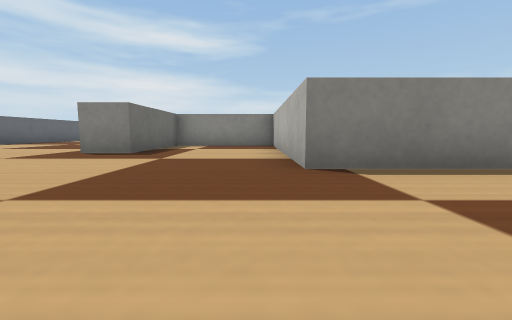
view 1 (above)

17 first-person views from a walk through a robot-simulator world made for Webots. The camera is 0.04 m above the floor, tilts 6° down and sees 90° across. The floor is counted in squares, 0.1 m on a side. Each view is taken from the middle of a square. On the plan, view 1 faces up. The plan holds only what a view shows up to about 9 squares ahead; the rest is blank. The robots in the file are not drawn. Simple shapes and patterns stand in for the simulator's stock objects.

view 2
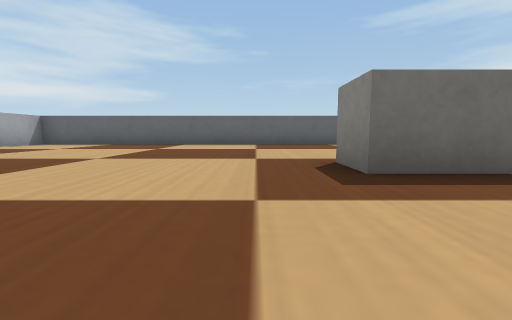

view 3
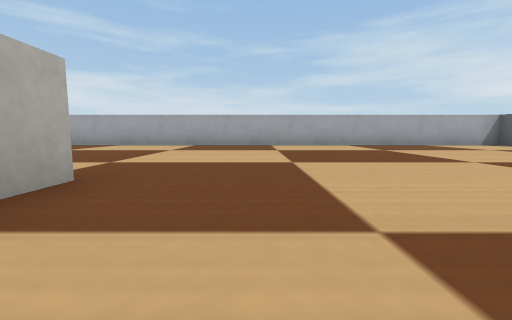

view 4
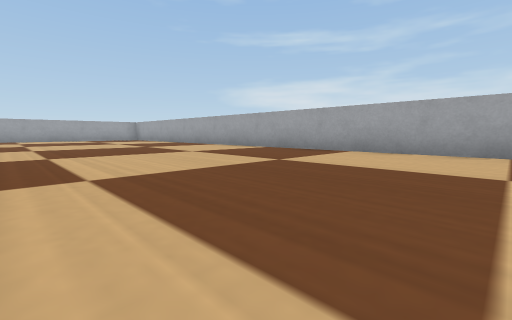

view 5
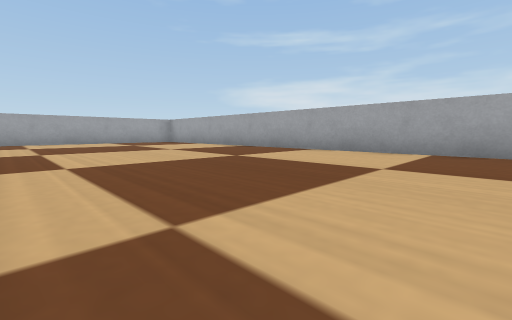

view 6
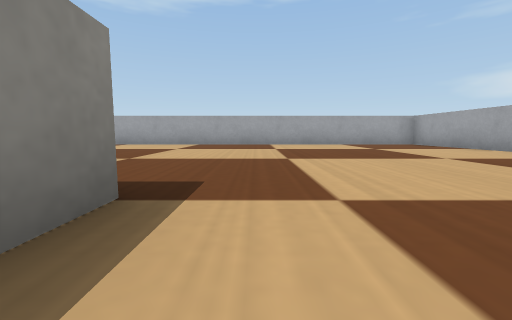

view 7
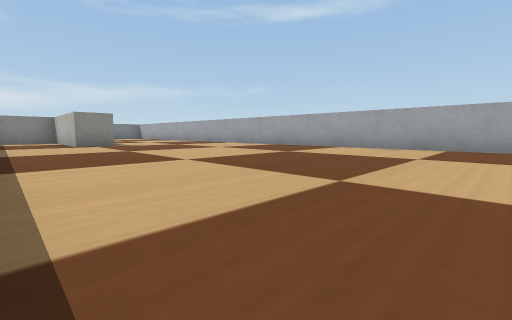

view 8
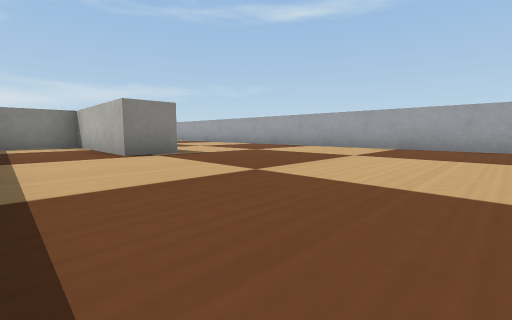

view 9
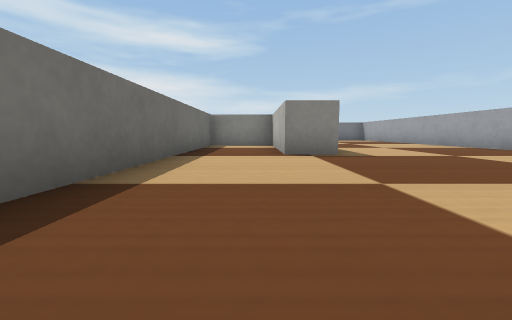

view 10
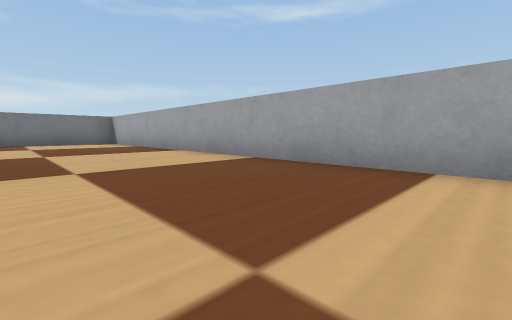

view 11
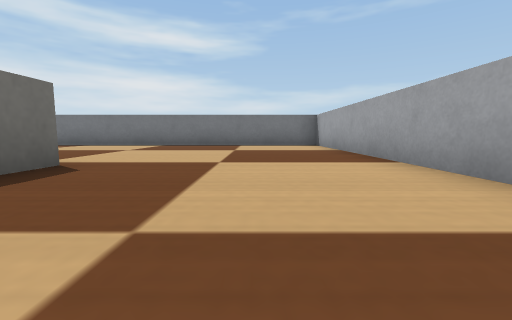

view 12
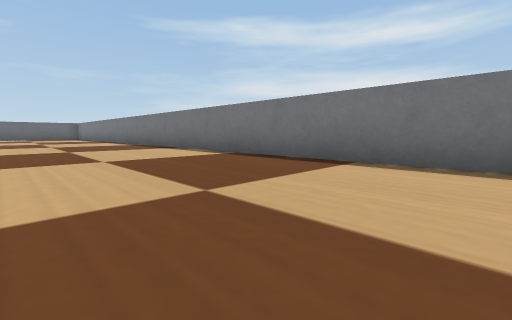

view 13
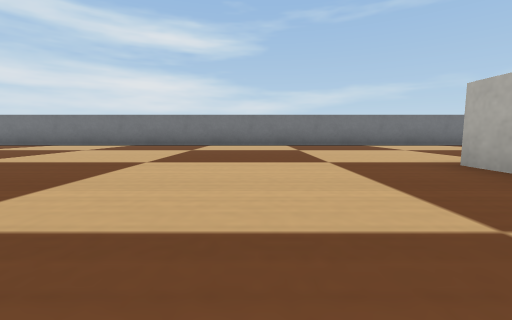

view 14
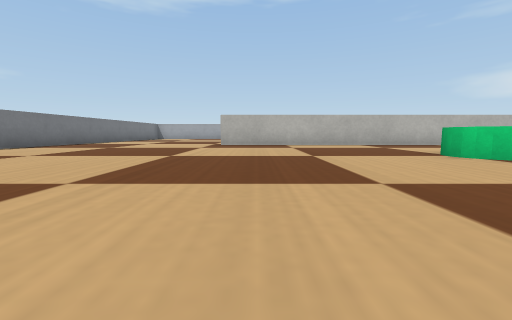

view 15
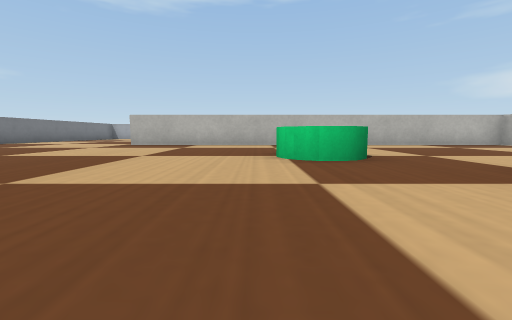

view 16
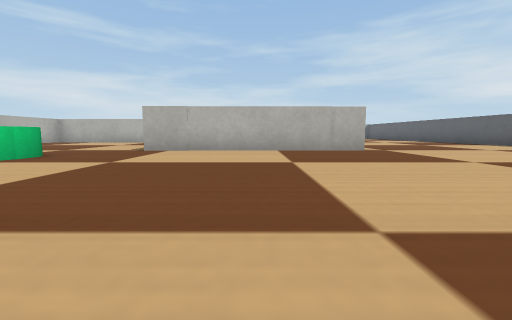

view 17
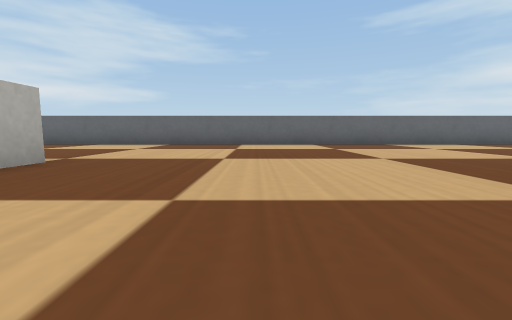

### Floor plan
Points are (right, up) in squares from view 1. A wall is a line through its corners. A room is listed if a view was taken in it or the views show most of it. See-through windows are left out.
Room 1 (views 1, 2, 3, 4, 5, 6, 7, 8, 9, 10, 11, 12, 13, 14, 15, 16, 17)
walls: (0.6, 8.1) (-2.5, 8.1) (-2.5, 5.1) (-3.5, 5.1); (2.9, 2.8) (0.5, 2.8) (0.5, 7.9); (-3.6, 9.2) (1.6, 9.2); (7.1, 3.8) (7.5, 3.8) (7.5, 16.3); (8.6, 2.8) (7.8, 2.8); (11.6, 11.8) (10.5, 11.8) (10.5, 15.4) (8.5, 15.4) (8.5, 8.4); (11.6, 16.3) (11.6, 15.4); (-9, 21) (-9, -3.5) (16, -3.5) (16, 21.5) (-3.5, 21.5)
objects: green cylinder (3, 10) to (4, 11)

Where each view was taken, in squares from view 1:
view 1: 0 up, 0 right, facing up
view 2: 4 up, 0 right, facing left
view 3: 5 up, 1 left, facing down
view 4: 2 up, 1 right, facing down-right
view 5: 2 up, 5 right, facing down-right
view 6: 2 up, 7 right, facing right
view 7: 3 up, 9 right, facing up-right
view 8: 7 up, 9 right, facing up-right
view 9: 7 up, 10 right, facing up
view 10: 11 up, 13 right, facing up-right
view 11: 13 up, 14 right, facing up
view 12: 18 up, 10 right, facing up-left
view 13: 13 up, 5 right, facing up
view 14: 15 up, 1 left, facing right
view 15: 12 up, 1 left, facing right
view 16: 15 up, 1 left, facing down
view 17: 12 up, 0 right, facing left
